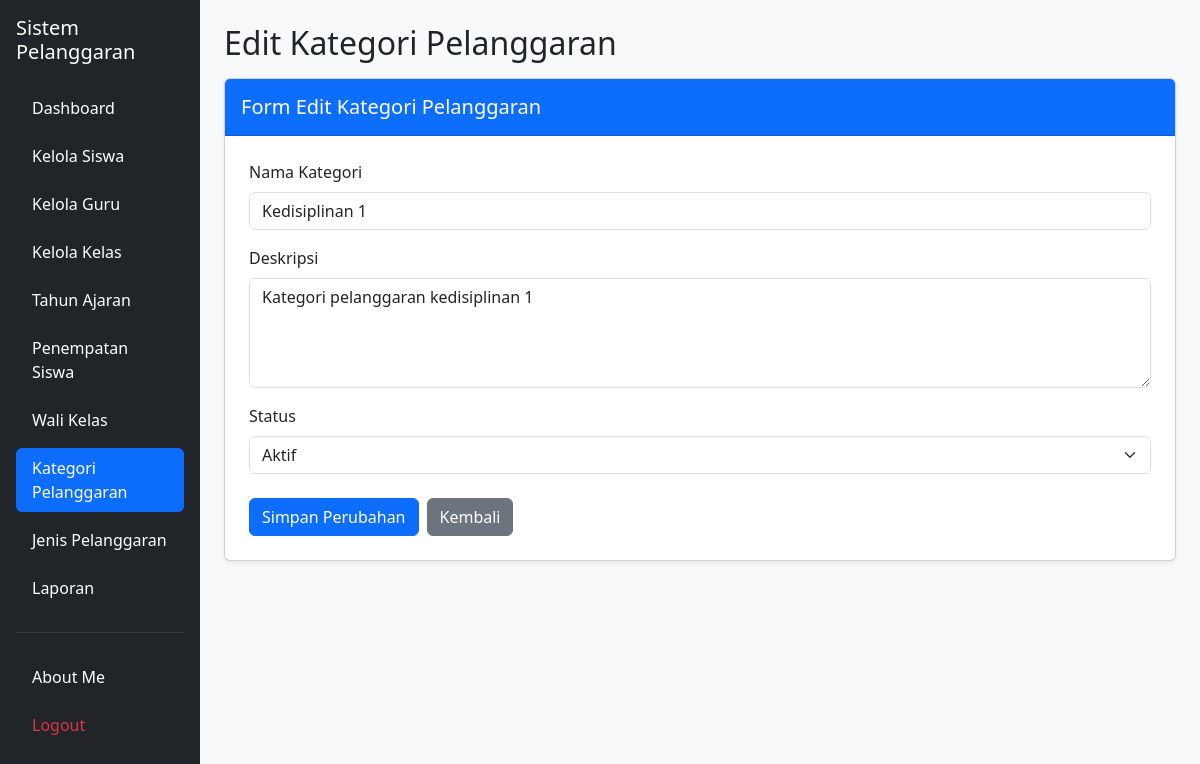
Screenshot of /edit_kategori_pelanggaran.php?id=1 (signed in) with the database file from the repository.
### tables this page shows
CREATE TABLE `t_pelanggaran_kategori` (
  `id` int(11) NOT NULL,
  `nama` varchar(100) NOT NULL,
  `deskripsi` text NOT NULL,
  `status_aktif` tinyint(1) NOT NULL,
  `created_at` timestamp NOT NULL DEFAULT current_timestamp(),
  `update_at` timestamp NOT NULL DEFAULT current_timestamp()
);

### edit_kategori_pelanggaran.php (the view, shortened to what this page needs)
<?php
include "config/koneksi.php";
$id = (int) ($_GET['id'] ?? $_POST['id'] ?? 0);
$stmt = mysqli_prepare(
    $koneksi,
    "SELECT * FROM t_pelanggaran_kategori WHERE id = ?"
);
mysqli_stmt_bind_param($stmt, "i", $id);
mysqli_stmt_execute($stmt);
$result = mysqli_stmt_get_result($stmt);
$kategori = mysqli_fetch_assoc($result);
?>
<!DOCTYPE html>
<html lang="id">
<head>
    <link href="https://cdn.jsdelivr.net/npm/bootstrap@5.3.8/dist/css/bootstrap.min.css" rel="stylesheet">
</head>
<body class="bg-light">
<div class="container-fluid">
    <div class="row">
        <aside class="col-md-3 col-lg-2 bg-dark min-vh-100 p-3">
            <h5 class="text-white mb-4">Sistem Pelanggaran</h5>
            <ul class="nav nav-pills flex-column gap-2">
                <li class="nav-item">
                    <a href="dashboard.php" class="nav-link text-white">Dashboard</a>
                </li>
                <li class="nav-item">
                    <a href="siswa.php" class="nav-link text-white">Kelola Siswa</a>
                </li>
                <li class="nav-item">
                    <a href="guru.php" class="nav-link text-white">Kelola Guru</a>
                </li>
                <li class="nav-item">
                    <a href="kelas.php" class="nav-link text-white">Kelola Kelas</a>
                </li>
                <li class="nav-item">
                    <a href="tahun_ajaran.php" class="nav-link text-white">Tahun Ajaran</a>
                </li>
                <li class="nav-item">
                    <a href="penempatan_siswa.php" class="nav-link text-white">Penempatan Siswa</a>
                </li>
                <li class="nav-item">
                    <a href="wali_kelas.php" class="nav-link text-white">Wali Kelas</a>
                </li>
                <li class="nav-item">
                    <a href="kategori_pelanggaran.php" class="nav-link active">Kategori Pelanggaran</a>
                </li>
                <li class="nav-item">
                    <a href="jenis_pelanggaran.php" class="nav-link text-white">Jenis Pelanggaran</a>
                </li>
                <li class="nav-item">
                    <a href="laporan.php" class="nav-link text-white">Laporan</a>
                </li>
                <hr class="text-secondary">
                <li class="nav-item">
                    <a href="about_me.php" class="nav-link text-white">About Me</a>
                </li>
                <li class="nav-item">
                    <a href="logout.php" class="nav-link text-danger"
                       onclick="return confirm('Yakin ingin logout?')">
                        Logout
                    </a>
                </li>
            </ul>
        </aside>
        <main class="col-md-9 col-lg-10 p-4">
            <h2 class="mb-3">Edit Kategori Pelanggaran</h2>
            <div class="card shadow-sm">
                <div class="card-header bg-primary text-white py-3">
                    <h5 class="mb-0">Form Edit Kategori Pelanggaran</h5>
                </div>
                <div class="card-body p-4">
                    <form method="POST" action="">
                        <div class="mb-3">
                            <label for="nama" class="form-label">
                                Nama Kategori
                            </label>
                            <input
                                type="text"
                                name="nama"
                                id="nama"
                                class="form-control"
                                value="<?= htmlspecialchars($kategori['nama'] ?? ''); ?>"
                                required
                            >
                        </div>
                        <div class="mb-3">
                            <label for="deskripsi" class="form-label">
                                Deskripsi
                            </label>
                            <textarea
                                name="deskripsi"
                                id="deskripsi"
                                class="form-control"
                                rows="4"
                                required
                            ><?= htmlspecialchars($kategori['deskripsi'] ?? ''); ?></textarea>
                        </div>
                        <div class="mb-4">
                            <label for="status_aktif" class="form-label">
                                Status
                            </label>
                            <select
                                name="status_aktif"
                                id="status_aktif"
                                class="form-select"
                                required
                            >
                                <option value="1"
                                    <?= (int) ($kategori['status_aktif'] ?? 0) === 1 ? 'selected' : ''; ?>>
                                    Aktif
                                </option>
                            </select>
                        </div>
                        <div class="d-flex flex-wrap gap-2">
                            <button
                                type="submit"
                                name="simpan"
                                class="btn btn-primary"
                            >
                                Simpan Perubahan
                            </button>
                            <a href="kategori_pelanggaran.php" class="btn btn-secondary">
                                Kembali
                            </a>
                        </div>
                    </form>
                </div>
            </div>
        </main>
    </div>
</div>
</body>
</html>

### rows the page displays
t_pelanggaran_kategori: nama "Kedisiplinan 1", deskripsi "Kategori pelanggaran kedisiplinan 1", status_aktif "Aktif"
